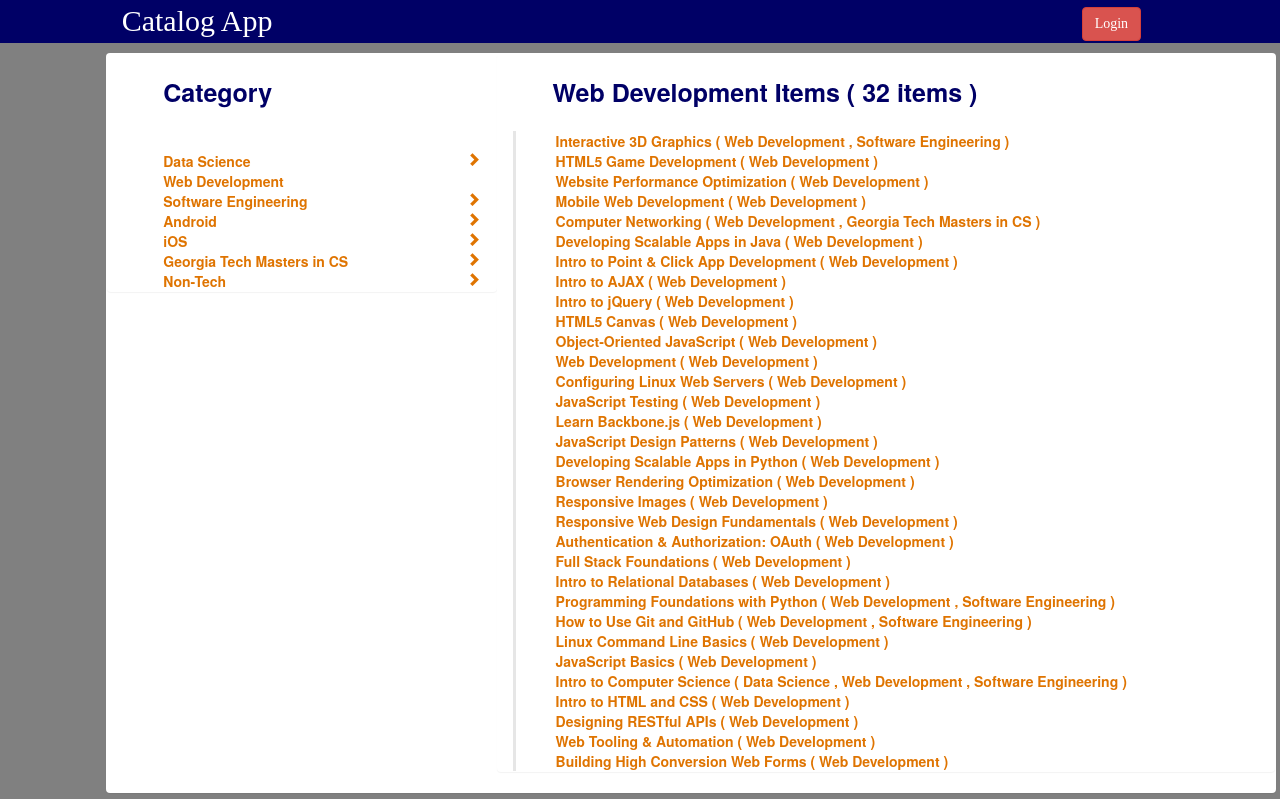
The app's page /categories/2 with its own data.
### database_setup.py (models this page shows, shortened)
class Category(Base):
    __tablename__ = 'category'
    id = Column(Integer, primary_key=True)
    name = Column(String(250), nullable=False)
    items = relationship('Items',
             secondary=association_table,lazy="dynamic",backref='categories')

class Items(Base):
    __tablename__ = 'item'
    name =Column(String(80), nullable = False)
    id = Column(Integer, primary_key = True)
    description = Column(String(1000))
    updated = Column(DateTime, default=datetime.datetime.utcnow)

### application.py (the view)
@app.route('/categories/<int:category_id>')
def showCategory(category_id):
    category = session.query(Category).filter_by(id=category_id).one()
    categories = session.query(Category).all()
    return render_template('showCategory.html', categories=categories,
                           category=category)

### application.py (called while the page is built)
@app.before_request
def before_request():
    g.logged = False
    if 'username' in login_session:
        g.logged = True

### templates/showCategory.html (shortened to what this page needs)
{% extends "main.html" %}
{% block content %}
{% include "header.html" %}
	<div class="container panel top-panel">
	<div class="row">
		<div class="col-md-4 panel">
			<div class="panel-header">Category</div>
			<br>
			{% for cat in categories %}
			<div class="text selectable"><a href='{{url_for('showCategory',category_id=cat.id)}}'>
				{{cat.name}}
				{% if cat.id != category.id %}
					<div class="glyphicon glyphicon-chevron-right" aria-hidden="true"></div>
				{%endif%}</a>
				{% if not loop.count == categories.count %}<br>{%endif%}
			</div>
			{% endfor %}
		</div>
		<div class="col-md-8 panel">
			<div class="panel-header">
				<div id="flex-header">{{category.name}} Items ( {{category.items.count()}} items )</div>
			</div>
			<div class="right-panel">
				<div class="text items">
			{% for item in category.items |sort(reverse=True,attribute='updated')%}
				<span><a href='{{url_for('showItem',item_id=item.id)}}'>{{item.name}} (
					{% for i in item.categories %} {{i.name}}
					{% if not loop.last %} , {% endif %}
					{% endfor %} )
				</a></span><br>
			{% endfor %}
				</div>
			</div>
		</div>
	</div>
{% endblock %}

### static/styles.css (style rules this page uses)
body { background: gray !important; }
.right-panel { border-left: solid #E6E6E6; }
.top-panel { margin-top:10px; margin-left:8.3%; }
.text { font-weight: bold; color: #DF7401; margin-left: 40px; }
.text a { font-weight: bold; color: #DF7401; }
.panel-header { color: #000066; font-size: 25px; font-weight: bold; margin:20px; margin-left: 40px; }
.glyphicon-chevron-right { float: right; }

### records on screen
Category: name "Data Science"
Category: name "Web Development"
Category: name "Software Engineering"
Category: name "Android"
Category: name "iOS"
Category: name "Georgia Tech Masters in CS"
Category: name "Non-Tech"
Items: name "Interactive 3D Graphics"
Items: name "HTML5 Game Development"
Items: name "Website Performance Optimization"
Items: name "Mobile Web Development"
Items: name "Computer Networking"
Items: name "Developing Scalable Apps in Java"
Items: name "Intro to Point & Click App Development"
Items: name "Intro to AJAX"
Items: name "Intro to jQuery"
Items: name "HTML5 Canvas"
Items: name "Object-Oriented JavaScript"
Items: name "Web Development"
Items: name "Configuring Linux Web Servers"
Items: name "JavaScript Testing"
Items: name "Learn Backbone.js"
Items: name "JavaScript Design Patterns"
Items: name "Developing Scalable Apps in Python"
Items: name "Browser Rendering Optimization"
Items: name "Responsive Images"
Items: name "Responsive Web Design Fundamentals"
Items: name "Authentication & Authorization: OAuth"
Items: name "Full Stack Foundations"
Items: name "Intro to Relational Databases"
Items: name "Programming Foundations with Python"
Items: name "How to Use Git and GitHub"
Items: name "Linux Command Line Basics"
Items: name "JavaScript Basics"
Items: name "Intro to Computer Science"
Items: name "Intro to HTML and CSS"
Items: name "Designing RESTful APIs"
Items: name "Web Tooling & Automation"
Items: name "Building High Conversion Web Forms"

### other values on screen
{{ category.items.count() }} "32"
